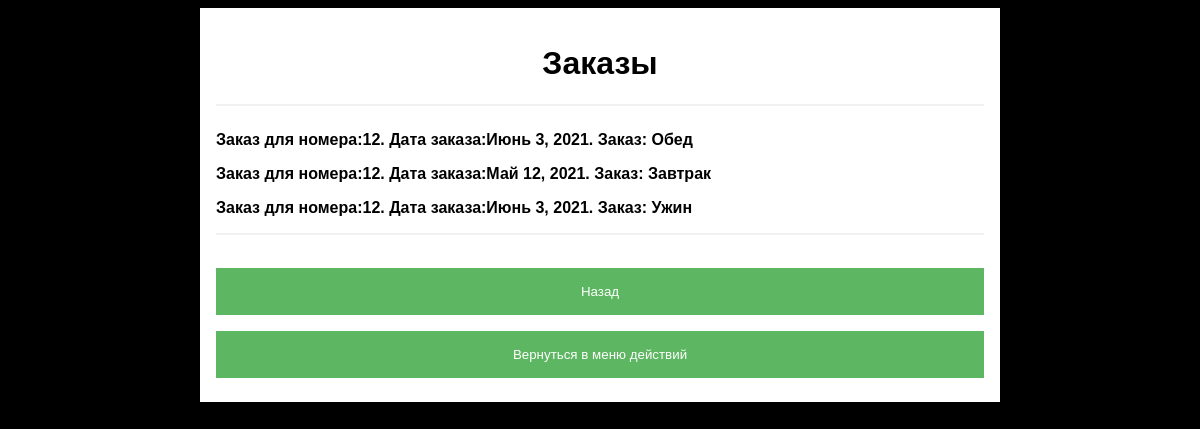
The app's page /rest/order/ (signed in), older data.
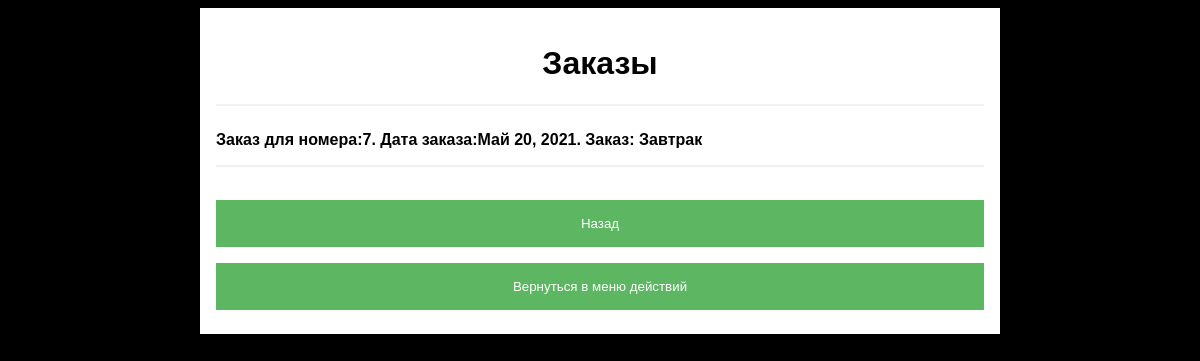
The same page, newer data.
### client/models.py (models this page shows, shortened)
class AdditionalOrder(models.Model):
    order_date = models.DateField(default='')
    coast = models.FloatField(null=True)
    client = models.ForeignKey(Client, on_delete=models.CASCADE, null=True)
    service = models.ForeignKey(ServiceList, on_delete=models.CASCADE, null=True)
    Menu = models.ForeignKey(MenuList, on_delete=models.CASCADE, null=True)
    worker = models.ForeignKey(Worker, on_delete=models.PROTECT, null=True)
    def __str__(self):
        return self.service.name + ' ' + self.client.first_name + ' ' + self.client.second_name + ' ' + self.client.third_name
    class Meta:
        verbose_name = 'Заказ (дополнительные услуги)'
        verbose_name_plural = 'Заказы (дополнительные услуги)'

class ServiceList(models.Model):
    name = models.CharField(max_length=40, default='')
    class Meta:
        verbose_name = 'Справочник доп. услуг'

### client/views.py (the view)
# urls.py: path('rest/order/', views.restaurant_order, name='restaurant_order'),
@login_required(login_url='/auth/')
def restaurant_order(request):
    order_list = AdditionalOrder.objects.filter(service_id=ServiceList.objects.filter(name='Завтрак').first()) | \
                 AdditionalOrder.objects.filter(service_id=ServiceList.objects.filter(name='Обед').first()) | \
                 AdditionalOrder.objects.filter(service_id=ServiceList.objects.filter(name='Ужин').first())
    print(order_list)
    client_id = []
    number_list = []
    rest_order = []
    for item in order_list:
        client_id.append(item.client_id)
        rest_order.append(ServiceList.objects.filter(id=item.service_id).first().name)
        number_list.append(Order.objects.filter(client_id=item.client_id).first().number_id)
    context = {
        'data': zip(order_list, number_list, rest_order)
    }
    return render(request, 'client/restaurantORDER.html', context)

### templates/client/restaurantORDER.html (shortened to what this page needs)
<!DOCTYPE html>
<html>
<head>
</head>
<body>
<div class="form">
    <div class="container">
        <h1>Заказы</h1>
        <hr>
            {% for item, item2, item3 in data %}
                <p>
                    <label for=""><b>Заказ для номера:{{ item2 }}. Дата заказа:{{ item.order_date }}. Заказ: {{ item3 }}</b></label>
                </p>
            {% endfor %}
        <hr>
        <form action="/rest/">
            <button type="submit" class="auth" name="back" value="0">Назад</button>
        </form>
        <form action="/select/">
            <button type="submit" class="auth" name="back" value="0">Вернуться в меню действий</button>
        </form>
    </div>
</div>
</body>
</html>

Row changes from the older to the newer data that the page shows:
removed AdditionalOrder: item2 "12", order_date "Июнь 3, 2021", name "Обед"
removed AdditionalOrder: item2 "12", order_date "Май 12, 2021", name "Завтрак"
removed AdditionalOrder: item2 "12", order_date "Июнь 3, 2021", name "Ужин"
added AdditionalOrder: item2 "7", order_date "Май 20, 2021", name "Завтрак"
